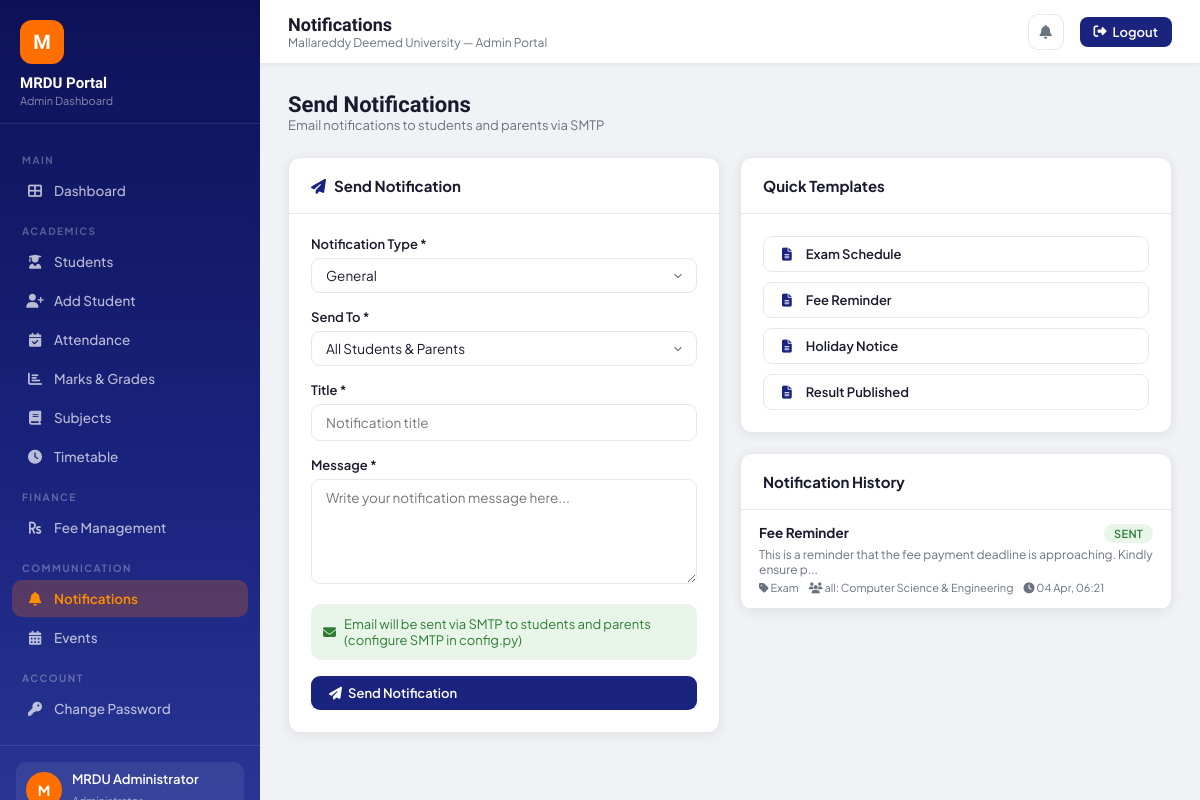
The app's page /admin/notifications (signed in) with its own data.
### models.py (models this page shows, shortened)
class User(UserMixin, db.Model):
    __tablename__ = 'users'
    id = db.Column(db.Integer, primary_key=True)
    username = db.Column(db.String(50), unique=True, nullable=False)
    email = db.Column(db.String(120), unique=True, nullable=False)
    password_hash = db.Column(db.String(256), nullable=False)
    role = db.Column(db.String(20), nullable=False, default='student')
    full_name = db.Column(db.String(100), nullable=False)
    is_active = db.Column(db.Boolean, default=True)
    created_at = db.Column(db.DateTime, default=datetime.utcnow)
    student_profile = db.relationship('Student', backref='user', uselist=False)
    admin_profile = db.relationship('Admin', backref='user', uselist=False)

class Notification(db.Model):
    __tablename__ = 'notifications'
    id = db.Column(db.Integer, primary_key=True)
    title = db.Column(db.String(200), nullable=False)
    message = db.Column(db.Text, nullable=False)
    notification_type = db.Column(db.String(50))
    target = db.Column(db.String(20), default='all')
    target_value = db.Column(db.String(100))
    sent_by = db.Column(db.String(50))
    is_email = db.Column(db.Boolean, default=True)
    email_sent = db.Column(db.Boolean, default=False)
    created_at = db.Column(db.DateTime, default=datetime.utcnow)

### routes/admin.py (the view, shortened to what this page needs)
@admin.route('/notifications', methods=['GET', 'POST'])
@login_required
@admin_required
def notifications():
    notifications_list = Notification.query.order_by(Notification.created_at.desc()).all()
    departments = db.session.query(Student.department).distinct().all()
    return render_template('admin/notifications.html',
                           notifications=notifications_list,
                           departments=[d[0] for d in departments if d[0]])

### models.py (called while the page is built)
@login_manager.user_loader
def load_user(user_id):
    return User.query.get(int(user_id))

### routes/admin.py (called while the page is built)
def admin_required(f):
    @wraps(f)
    def decorated(*args, **kwargs):
        if not current_user.is_authenticated or current_user.role != 'admin':
            flash('Access denied. Admin privileges required.', 'danger')
            return redirect(url_for('auth.login'))
        return f(*args, **kwargs)
    return decorated

### templates/admin/notifications.html (shortened to what this page needs)
{% extends "admin/base_admin.html" %}
{% block page_title %}Notifications{% endblock %}
{% block content %}
<div class="page-header">
  <div><h2>Send Notifications</h2><p>Email notifications to students and parents via SMTP</p></div>
</div>
<div class="grid-2">
  <div class="card">
    <div class="card-header"><h3><i class="fas fa-paper-plane" style="color:var(--primary);margin-right:8px"></i>Send Notification</h3></div>
    <div class="card-body">
      <form method="POST" id="notifForm">
        <div class="form-group">
          <label class="form-label">Notification Type *</label>
          <select name="notif_type" class="form-control form-select" required>
            {% for t in ['General','Exam','Result','Fee Reminder','Event','Holiday','Emergency','Achievement'] %}
            <option>{{ t }}</option>
            {% endfor %}
          </select>
        </div>
        <div class="form-group">
          <label class="form-label">Send To *</label>
          <select name="target" class="form-control form-select" id="targetSelect" required onchange="toggleTarget()">
            <option value="all">All Students & Parents</option>
          </select>
        </div>
        <div class="form-group">
          <label class="form-label">Title *</label>
          <input type="text" name="title" class="form-control" required placeholder="Notification title">
        </div>
        <div class="form-group">
          <label class="form-label">Message *</label>
          <textarea name="message" class="form-control" rows="5" required placeholder="Write your notification message here..."></textarea>
        </div>
        <div style="background:#e8f5e9;border-radius:10px;padding:12px;margin-bottom:16px;font-size:13px;color:var(--success);display:flex;align-items:center;gap:8px">
          <i class="fas fa-envelope"></i>
          Email will be sent via SMTP to students and parents (configure SMTP in config.py)
        </div>
        <button type="submit" class="btn btn-primary" style="width:100%"><i class="fas fa-paper-plane"></i> Send Notification</button>
      </form>
    </div>
  </div>
  <div>
    <div class="card mb-3">
      <div class="card-header"><h3>Quick Templates</h3></div>
      <div class="card-body" style="display:flex;flex-direction:column;gap:10px">
        {% for tpl in [
          ('Exam Schedule', 'Exam', 'Mid-Semester Examinations will commence from [Date]. Students are advised to check the timetable on the notice board and prepare accordingly.'),
          ('Fee Reminder', 'Fee Reminder', 'This is a reminder that the fee payment deadline is approaching. Kindly ensure payment before the due date to avoid late fees.'),
          ('Holiday Notice', 'Holiday', 'The university will remain closed on [Date] on account of [Occasion]. Classes will resume from [Next Date].'),
          ('Result Published', 'Result', 'Results for [Exam Name] have been published. Students can view their marks on the student portal.')
        ] %}
        <button type="button" class="btn btn-outline" style="text-align:left;justify-content:flex-start"
          onclick="fillTemplate('{{ tpl[0] }}', '{{ tpl[1] }}', '{{ tpl[2] }}')">
          <i class="fas fa-file-alt" style="color:var(--primary);margin-right:8px"></i>{{ tpl[0] }}
        </button>
      </div>
    </div>
    <div class="card">
      <div class="card-header"><h3>Notification History</h3></div>
      <div style="max-height:400px;overflow-y:auto">
        {% for n in notifications[:15] %}
        <div style="padding:14px 18px;border-bottom:1px solid var(--border)">
          <div style="display:flex;justify-content:space-between;align-items:flex-start;margin-bottom:4px">
            <span style="font-weight:700;font-size:13.5px">{{ n.title }}</span>
            <span class="badge badge-{{ 'success' if n.email_sent else 'warning' }}">{{ 'Sent' if n.email_sent else 'Pending' }}</span>
          </div>
          <p style="font-size:12px;color:var(--text-muted);margin-bottom:4px">{{ n.message[:80] }}{% if n.message|length > 80 %}...{% endif %}</p>
          <div style="display:flex;gap:10px;font-size:11px;color:var(--text-muted)">
            <span><i class="fas fa-tag"></i> {{ n.notification_type }}</span>
            <span><i class="fas fa-users"></i> {{ n.target }}{% if n.target_value %}: {{ n.target_value }}{% endif %}</span>
            <span><i class="fas fa-clock"></i> {{ n.created_at.strftime('%d %b, %H:%M') }}</span>
          </div>
        </div>
        {% else %}
        <div style="text-align:center;padding:30px;color:var(--text-muted)">No notifications sent yet</div>
        {% endfor %}
      </div>
    </div>
  </div>
</div>
{% endblock %}

### templates/admin/base_admin.html
{% extends "base.html" %}
{% block body %}
<div class="sidebar">
  <div class="sidebar-brand">
    <div class="logo-circle">M</div>
    <h2>MRDU Portal</h2>
    <p>Admin Dashboard</p>
  </div>
  <nav>
    <div class="nav-section">Main</div>
    <a href="{{ url_for('admin.dashboard') }}" class="nav-item"><i class="fas fa-th-large"></i> Dashboard</a>
    <div class="nav-section">Academics</div>
    <a href="{{ url_for('admin.students') }}" class="nav-item"><i class="fas fa-user-graduate"></i> Students</a>
    <a href="{{ url_for('admin.add_student') }}" class="nav-item"><i class="fas fa-user-plus"></i> Add Student</a>
    <a href="{{ url_for('admin.attendance') }}" class="nav-item"><i class="fas fa-calendar-check"></i> Attendance</a>
    <a href="{{ url_for('admin.marks') }}" class="nav-item"><i class="fas fa-chart-bar"></i> Marks & Grades</a>
    <a href="{{ url_for('admin.subjects') }}" class="nav-item"><i class="fas fa-book"></i> Subjects</a>
    <a href="{{ url_for('admin.timetable') }}" class="nav-item"><i class="fas fa-clock"></i> Timetable</a>
    <div class="nav-section">Finance</div>
    <a href="{{ url_for('admin.fees') }}" class="nav-item"><i class="fas fa-rupee-sign"></i> Fee Management</a>
    <div class="nav-section">Communication</div>
    <a href="{{ url_for('admin.notifications') }}" class="nav-item"><i class="fas fa-bell"></i> Notifications</a>
    <a href="{{ url_for('admin.events') }}" class="nav-item"><i class="fas fa-calendar-alt"></i> Events</a>
    <div class="nav-section">Account</div>
    <a href="{{ url_for('auth.change_password') }}" class="nav-item"><i class="fas fa-key"></i> Change Password</a>
  </nav>
  <div class="sidebar-footer">
    <div class="user-card">
      <div class="user-avatar">{{ current_user.full_name[0] }}</div>
      <div class="user-info">
        <p>{{ current_user.full_name }}</p>
        <span>Administrator</span>
      </div>
    </div>
  </div>
</div>
<div class="main-wrap">
  <div class="topbar">
    <div class="topbar-left">
      <h1>{% block page_title %}Dashboard{% endblock %}</h1>
      <p>Mallareddy Deemed University — Admin Portal</p>
    </div>
    <div class="topbar-right">
      <a href="{{ url_for('admin.notifications') }}" class="topbar-btn" title="Notifications"><i class="fas fa-bell"></i></a>
      <a href="{{ url_for('auth.logout') }}" class="logout-btn"><i class="fas fa-sign-out-alt"></i> Logout</a>
    </div>
  </div>
  <div class="content">
    {% block content %}{% endblock %}
  </div>
</div>
{% endblock %}

### records on screen
User: full_name "M", full_name "MRDU Administrator"
Notification: title "Fee Reminder", email_sent "SENT", message "This is a reminder that the fee payment deadline is approaching. Kindly ensure p", notification_type "Exam", target "all", target_value "Computer Science & Engineering", created_at "04 Apr, 06:21"

### other values on screen
{{ tpl[0] }} "Exam Schedule" "Fee Reminder" "Holiday Notice" "Result Published"
form field notif_type "General"
